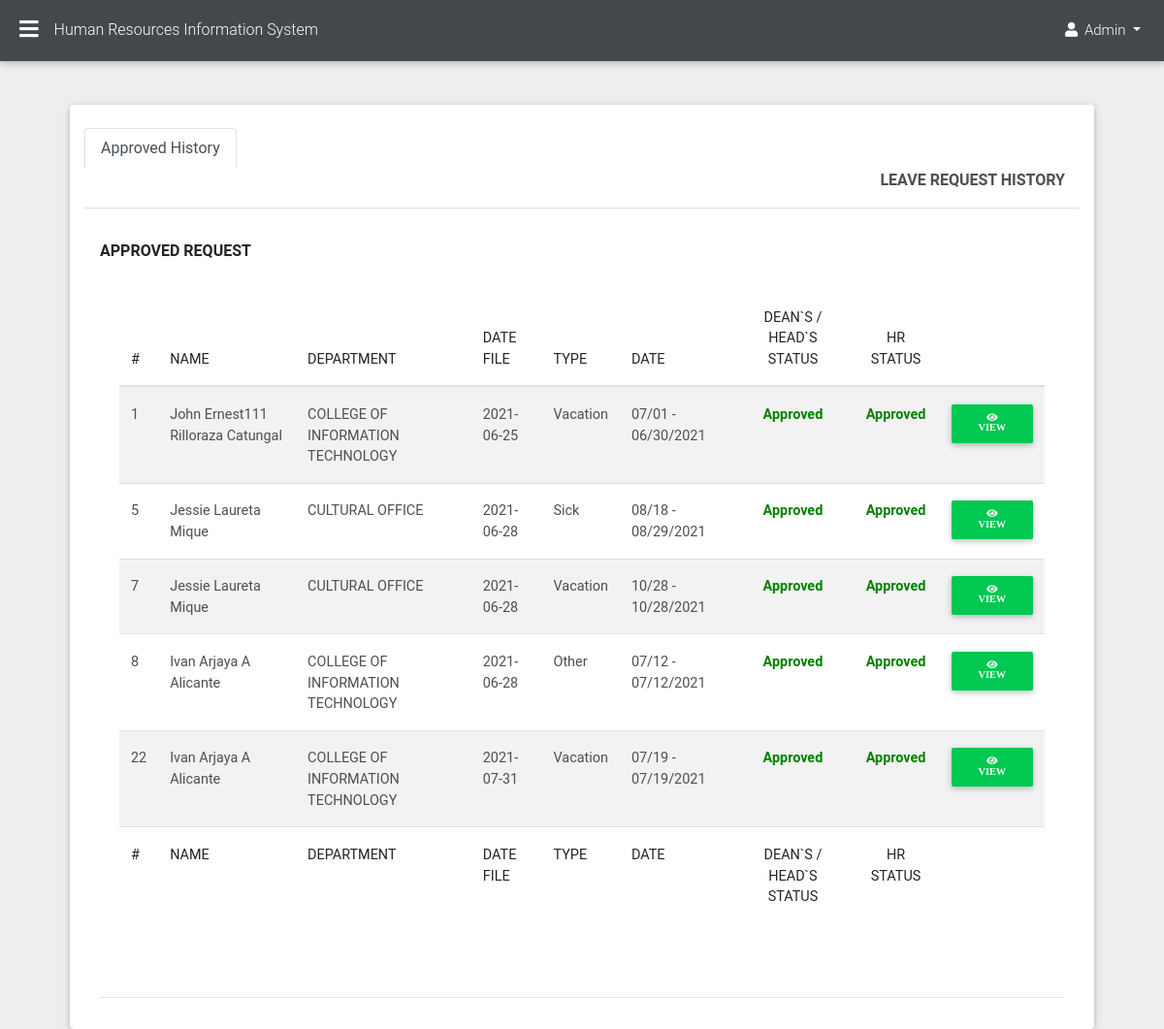
Screenshot of /HR-ADMIN/page/employee_leave/employee_leave_history.php (signed in) with the database file from the repository.
### tables this page shows
CREATE TABLE `emp_leave` (
  `leave_Id` int(11) NOT NULL,
  `leave_filling` varchar(100) NOT NULL,
  `leave_days` int(11) NOT NULL,
  `leave_type` varchar(100) NOT NULL DEFAULT ' ',
  `leave_from` varchar(100) NOT NULL DEFAULT ' ',
  `leave_to` varchar(100) NOT NULL DEFAULT ' ',
  `leave_spent` varchar(100) NOT NULL DEFAULT ' ',
  `leave_spent1` varchar(225) NOT NULL DEFAULT ' ',
  `leave_commutation` varchar(100) NOT NULL DEFAULT ' ',
  `leave_recommendation` varchar(100) NOT NULL DEFAULT ' ',
  `leave_recommendation_due` varchar(225) NOT NULL,
  `leave_status` varchar(100) NOT NULL DEFAULT ' ',
  `leave_status_due` varchar(225) NOT NULL,
  `leave_disapproved_due` varchar(225) NOT NULL,
  `month_date` varchar(225) NOT NULL,
  `date_received` varchar(225) NOT NULL,
  `account_id` int(11) NOT NULL
);

CREATE TABLE `emp_profile` (
  `profile_id` int(11) NOT NULL,
  `employee_picture` varchar(100) NOT NULL DEFAULT ' ',
  `employee_firstname` varchar(100) NOT NULL DEFAULT ' ',
  `employee_middlename` varchar(100) NOT NULL DEFAULT ' ',
  `employee_lastname` varchar(100) NOT NULL DEFAULT ' ',
  `employee_extensionname` varchar(100) NOT NULL DEFAULT ' ',
  `employee_datebirth` date NOT NULL,
  `employee_placebirth` varchar(100) NOT NULL DEFAULT ' ',
  `employee_sex` varchar(100) NOT NULL DEFAULT ' ',
  `employee_civilstatus` varchar(100) NOT NULL DEFAULT ' ',
  `employee_height` varchar(100) NOT NULL DEFAULT ' ',
  `employee_weight` varchar(100) NOT NULL DEFAULT ' ',
  `employee_bloodtype` varchar(100) NOT NULL DEFAULT ' ',
  `employee_citizenship` varchar(100) NOT NULL DEFAULT ' ',
  `employee_Rblock` varchar(100) NOT NULL DEFAULT ' ',
  `employee_Rstreet` varchar(100) NOT NULL DEFAULT ' ',
  `employee_Rvillage` varchar(100) NOT NULL DEFAULT ' ',
  `employee_Rbarangay` varchar(100) NOT NULL DEFAULT ' ',
  `employee_Rcity` varchar(100) NOT NULL DEFAULT ' ',
  `employee_Rprovince` varchar(100) NOT NULL DEFAULT ' ',
  `employee_Rzipcode` varchar(100) NOT NULL DEFAULT ' ',
  `employee_Pblock` varchar(100) NOT NULL DEFAULT ' ',
  `employee_Pstreet` varchar(100) NOT NULL DEFAULT ' ',
  `employee_Pvillage` varchar(100) NOT NULL DEFAULT ' ',
  `employee_Pbarangay` varchar(100) NOT NULL DEFAULT ' ',
  `employee_Pcity` varchar(100) NOT NULL DEFAULT ' ',
  `employee_Pprovince` varchar(100) NOT NULL DEFAULT ' ',
  `employee_Pzipcode` varchar(100) NOT NULL DEFAULT ' ',
  `employee_telephone` varchar(100) NOT NULL DEFAULT ' ',
  `employee_contact` varchar(100) NOT NULL DEFAULT ' ',
  `employee_gsis` varchar(100) NOT NULL DEFAULT ' ',
  `employee_pagibig` varchar(100) NOT NULL DEFAULT ' ',
  `employee_philhealth` varchar(100) NOT NULL DEFAULT ' ',
  `employee_sss` varchar(100) NOT NULL DEFAULT ' ',
  `employee_tin` varchar(100) NOT NULL DEFAULT ' ',
  `employee_agency` varchar(225) NOT NULL DEFAULT ' ',
  `employee_email` varchar(225) NOT NULL DEFAULT ' ',
  `account_id` int(11) NOT NULL
);

CREATE TABLE `account` (
  `Id` int(11) NOT NULL,
  `employee_id` varchar(100) NOT NULL DEFAULT ' ',
  `password` varchar(100) NOT NULL DEFAULT ' ',
  `role` varchar(100) NOT NULL DEFAULT ' ',
  `employee_position` varchar(100) NOT NULL DEFAULT ' ',
  `employee_department` varchar(100) NOT NULL DEFAULT ' ',
  `employee_salarygrade` varchar(100) NOT NULL DEFAULT ' ',
  `employee_salarystep` varchar(100) NOT NULL DEFAULT ' ',
  `employee_salarycos` varchar(100) NOT NULL DEFAULT ' ',
  `employee_type` varchar(100) NOT NULL DEFAULT ' ',
  `employee_status` varchar(100) NOT NULL DEFAULT ' ',
  `employee_start` varchar(100) NOT NULL DEFAULT ' ',
  `employee_active` varchar(100) NOT NULL DEFAULT ' ',
  `employee_history` varchar(100) NOT NULL DEFAULT ' ',
  `dated` varchar(100) NOT NULL DEFAULT ' '
);

### HR-ADMIN/page/employee_leave/employee_leave_history.php (the view, shortened to what this page needs)
<?php
include "../sidebar1.php";
?>
<main>
<div class="card card-cascade narrower">
<div class="col-lg-12"  id="Pall">
<br>
        <nav>
            <div class="nav nav-tabs" id="nav-tab" role="tablist">
                <a class="nav-link waves-light active waves-effect waves-light" id="nav-pending-tab" data-toggle="tab" href="#nav-pending" role="tab" aria-controls="nav-pending" aria-selected="true">Approved History</a>
                <div  class="col-md-12 text-right">
                <p class=" font-weight-bold dark-grey-text text-end">LEAVE REQUEST HISTORY </p>
                </div>
                 </div>
        </nav>
<div class="tab-content" id="nav-tabContent">
  <div class="tab-pane fade show active" id="nav-pending" role="tabpanel" aria-labelledby="nav-pending-tab">
  <label for="validationCustom01"><strong>APPROVED REQUEST</strong></label>
       <div class="card-body">
           <div class="table-responsive">
           <table class="table table-striped  leaveSta1 " id="dataTable" width="100%" cellspacing="0">
                <thead>
                    <tr>
                        <th>#</th>
                        <th>NAME</th>
                        <th>DEPARTMENT</th>
                        <th>DATE FILE</th>
                        <th>TYPE</th>
                        <th>DATE</th>
                        <th class="text-center">DEAN`S / HEAD`S STATUS</th>
                        <th class="text-center">HR STATUS</th>
                        <th></th>
                    </tr>
                </thead>
                <tfoot>
                    <tr>
                        <th>#</th>
                        <th>NAME</th>
                        <th>DEPARTMENT</th>
                        <th>DATE FILE</th>
                        <th>TYPE</th>
                        <th>DATE</th>
                        <th class="text-center">DEAN`S / HEAD`S STATUS</th>
                        <th class="text-center">HR STATUS</th>
                        <th></th>
                    </tr>
                </tfoot>
                <tbody>
                <?php
                    $conn = dbConnect();
                    $account = $conn->prepare("SELECT * FROM emp_leave AS l INNER JOIN account
                    ON  l.account_id = account.Id
                    INNER JOIN emp_profile ON emp_profile.profile_id = account.Id
                    WHERE l.leave_recommendation='Approved' AND l.leave_status='Approved'
                    AND l.leave_to <= DATE(NOW()) ");
                    $account->execute();
                    while($result = $account->fetch(PDO::FETCH_ASSOC)){
                        if( $leave_to = $result["leave_to"]){
                            $leave_to1 =date("m/d/Y", strtotime($leave_to));
                        }else{
                        $leave_to1 ='';
                        }
                        if($leave_from = $result["leave_from"]){
                        $leave_from1 =date("m/d", strtotime($leave_from));
                        } else {
                            $leave_from1 = '';
                        }
                      echo '<tr>
                                     <td>'.$result["leave_Id"].'</td>
                                    <td>'.$result["employee_firstname"].' '.$result["employee_middlename"].' ' .$result["employee_lastname"].''.$result["employee_extensionname"].  '</td>
                                    <td>'.$result["employee_department"].'</td>
                                    <td>'.$result["leave_filling"].'</td>
                                    <td>'.$result["leave_type"].'</td>
                                    <td>'.$leave_from1.' - '.$leave_to1.'</td>
                                    <td class="text-center" style="color:green"><strong>'.$result["leave_recommendation"].'</strong></td>
                                    <td class="text-center" style="color:green"><strong>'.$result["leave_status"].'</strong></td>
                                    <td>
                                    <a href="employee_leave_profilee.php?editt='.$result["leave_Id"].'"class="btn btn-success btn-sm "><span class ="fa fa-eye"> View</a>
                                    </td>
                            </tr>';
                    }
                    ?>
                </tbody>
            </table>
           </div>
       </div>
 <br>
 <hr>
    </div>
</main>

### rows the page displays
emp_leave: leave_Id "1", emp_profile.employee_firstname "John Ernest111", emp_profile.employee_middlename "Rilloraza", emp_profile.employee_lastname "Catungal", account.employee_department "COLLEGE OF INFORMATION TECHNOLOGY", leave_filling "2021-06-25", leave_type "Vacation", leave_from "07/01", leave_to "06/30/2021", leave_recommendation "Approved", leave_status "Approved"
emp_leave: leave_Id "5", emp_profile.employee_firstname "Jessie", emp_profile.employee_middlename "Laureta", emp_profile.employee_lastname "Mique", account.employee_department "CULTURAL OFFICE", leave_filling "2021-06-28", leave_type "Sick", leave_from "08/18", leave_to "08/29/2021", leave_recommendation "Approved", leave_status "Approved"
emp_leave: leave_Id "7", emp_profile.employee_firstname "Jessie", emp_profile.employee_middlename "Laureta", emp_profile.employee_lastname "Mique", account.employee_department "CULTURAL OFFICE", leave_filling "2021-06-28", leave_type "Vacation", leave_from "10/28", leave_to "10/28/2021", leave_recommendation "Approved", leave_status "Approved"
emp_leave: leave_Id "8", emp_profile.employee_firstname "Ivan Arjaya", emp_profile.employee_middlename "A", emp_profile.employee_lastname "Alicante", account.employee_department "COLLEGE OF INFORMATION TECHNOLOGY", leave_filling "2021-06-28", leave_type "Other", leave_from "07/12", leave_to "07/12/2021", leave_recommendation "Approved", leave_status "Approved"
emp_leave: leave_Id "22", emp_profile.employee_firstname "Ivan Arjaya", emp_profile.employee_middlename "A", emp_profile.employee_lastname "Alicante", account.employee_department "COLLEGE OF INFORMATION TECHNOLOGY", leave_filling "2021-07-31", leave_type "Vacation", leave_from "07/19", leave_to "07/19/2021", leave_recommendation "Approved", leave_status "Approved"

### other values shown
$_SESSION['role'] "Admin"
